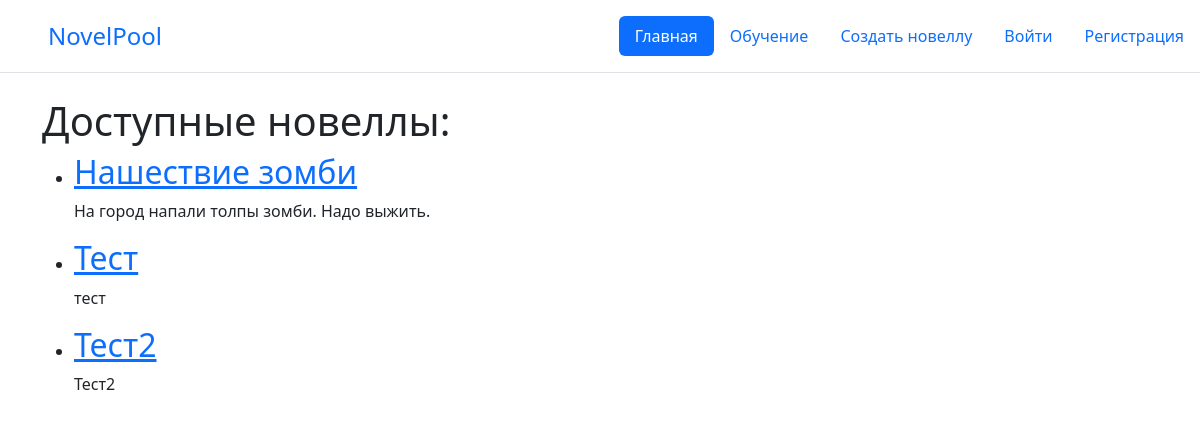
The app's page /, older data.
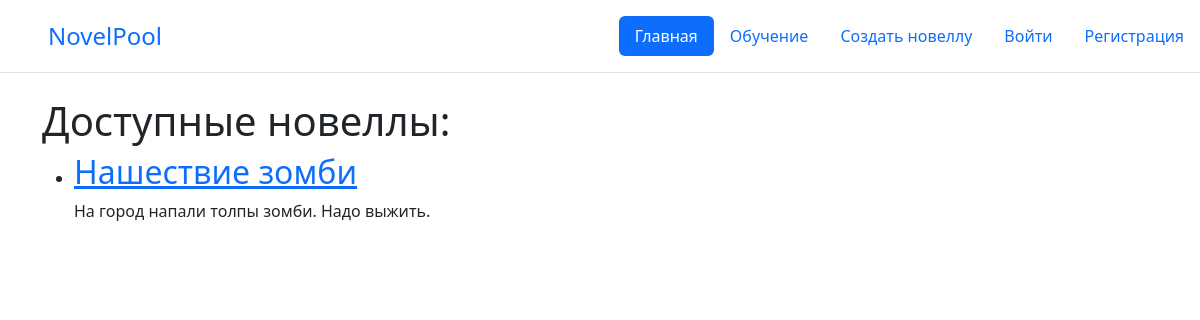
The same page, newer data.
### novelpoolapp/models.py (models this page shows, shortened)
class Novel(models.Model):
    name = models.CharField('Название', max_length=200)
    description = models.TextField('Описание')
    status = models.IntegerField('Статус',default=1)
    owner = models.ForeignKey(User, on_delete=models.CASCADE, verbose_name='Владелец')
    class Meta:
        verbose_name = 'Новелла'
        verbose_name_plural = 'Новеллы'

### novelpoolapp/views.py (the view)
# urls.py: path('', IndexView.as_view(), name='index'),
class IndexView(ListView):
    model = Novel
    template_name = 'novelpool/index.html'
    context_object_name = 'novels'

### novelpoolapp/templates/novelpool/index.html (shortened to what this page needs)
{% extends 'base.html' %}
{% block content %}
<h1>Доступные новеллы:</h1>
<ul>
{% for novel in novels %}
    <li><h2><a href = "{% url 'novel' novel_id=novel.id %}">{{ novel.name }}</a></h2></li>
    <p>{{ novel.description }}</p>
{% endfor %}
</ul>
{% endblock %}

Row changes from the older to the newer data that the page shows:
removed Novel: name "Тест", description "тест"
removed Novel: name "Тест2", description "Тест2"
